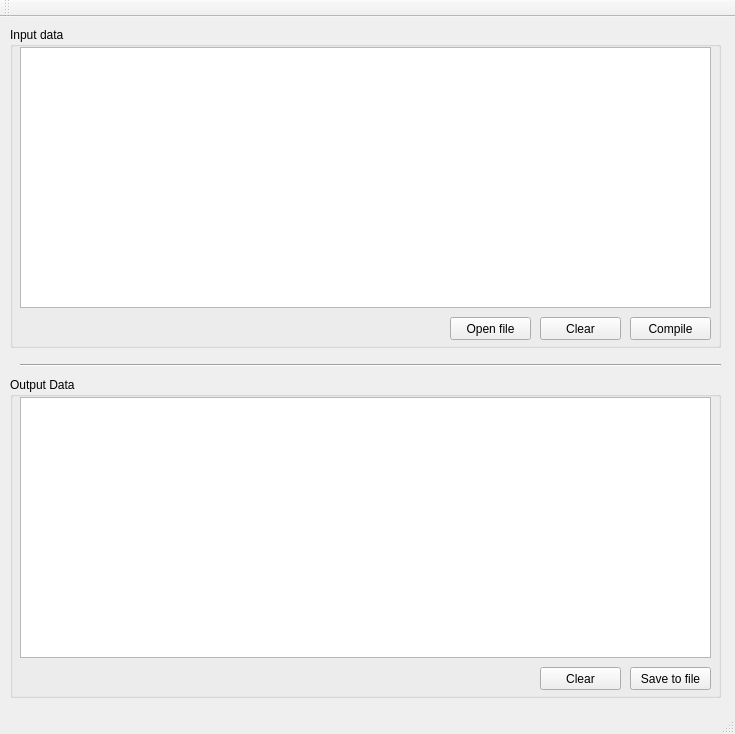
<?xml version="1.0" encoding="UTF-8"?>
<ui version="4.0">
 <class>MainWindow</class>
 <widget class="QMainWindow" name="MainWindow">
  <property name="geometry">
   <rect>
    <x>0</x>
    <y>0</y>
    <width>735</width>
    <height>734</height>
   </rect>
  </property>
  <property name="windowTitle">
   <string>MainWindow</string>
  </property>
  <widget class="QWidget" name="centralWidget">
   <widget class="QGroupBox" name="groupBox">
    <property name="geometry">
     <rect>
      <x>10</x>
      <y>10</y>
      <width>711</width>
      <height>321</height>
     </rect>
    </property>
    <property name="title">
     <string>Input data</string>
    </property>
    <widget class="QTextEdit" name="inputText">
     <property name="geometry">
      <rect>
       <x>10</x>
       <y>20</y>
       <width>691</width>
       <height>261</height>
      </rect>
     </property>
    </widget>
    <widget class="QPushButton" name="btnCompile">
     <property name="geometry">
      <rect>
       <x>620</x>
       <y>290</y>
       <width>81</width>
       <height>23</height>
      </rect>
     </property>
     <property name="text">
      <string>Compile</string>
     </property>
    </widget>
    <widget class="QPushButton" name="btnClear">
     <property name="geometry">
      <rect>
       <x>530</x>
       <y>290</y>
       <width>81</width>
       <height>23</height>
      </rect>
     </property>
     <property name="text">
      <string>Clear</string>
     </property>
    </widget>
    <widget class="QPushButton" name="btnOpenFile">
     <property name="geometry">
      <rect>
       <x>440</x>
       <y>290</y>
       <width>81</width>
       <height>23</height>
      </rect>
     </property>
     <property name="text">
      <string>Open file</string>
     </property>
    </widget>
   </widget>
   <widget class="QGroupBox" name="groupBox_2">
    <property name="geometry">
     <rect>
      <x>10</x>
      <y>360</y>
      <width>711</width>
      <height>321</height>
     </rect>
    </property>
    <property name="title">
     <string>Output Data</string>
    </property>
    <widget class="QPushButton" name="btnSave">
     <property name="geometry">
      <rect>
       <x>620</x>
       <y>290</y>
       <width>81</width>
       <height>23</height>
      </rect>
     </property>
     <property name="text">
      <string>Save to file</string>
     </property>
    </widget>
    <widget class="QTextEdit" name="outputText">
     <property name="geometry">
      <rect>
       <x>10</x>
       <y>20</y>
       <width>691</width>
       <height>261</height>
      </rect>
     </property>
     <property name="readOnly">
      <bool>true</bool>
     </property>
    </widget>
    <widget class="QPushButton" name="btnClear_2">
     <property name="geometry">
      <rect>
       <x>530</x>
       <y>290</y>
       <width>81</width>
       <height>23</height>
      </rect>
     </property>
     <property name="text">
      <string>Clear</string>
     </property>
    </widget>
   </widget>
   <widget class="Line" name="line">
    <property name="geometry">
     <rect>
      <x>20</x>
      <y>340</y>
      <width>701</width>
      <height>16</height>
     </rect>
    </property>
    <property name="orientation">
     <enum>Qt::Horizontal</enum>
    </property>
   </widget>
  </widget>
  <widget class="QMenuBar" name="menuBar">
   <property name="geometry">
    <rect>
     <x>0</x>
     <y>0</y>
     <width>735</width>
     <height>21</height>
    </rect>
   </property>
  </widget>
  <widget class="QToolBar" name="mainToolBar">
   <attribute name="toolBarArea">
    <enum>TopToolBarArea</enum>
   </attribute>
   <attribute name="toolBarBreak">
    <bool>false</bool>
   </attribute>
  </widget>
  <widget class="QStatusBar" name="statusBar"/>
 </widget>
 <layoutdefault spacing="6" margin="11"/>
 <resources/>
 <connections>
  <connection>
   <sender>btnClear</sender>
   <signal>clicked()</signal>
   <receiver>inputText</receiver>
   <slot>clear()</slot>
   <hints>
    <hint type="sourcelabel">
     <x>572</x>
     <y>333</y>
    </hint>
    <hint type="destinationlabel">
     <x>577</x>
     <y>252</y>
    </hint>
   </hints>
  </connection>
  <connection>
   <sender>btnClear_2</sender>
   <signal>clicked()</signal>
   <receiver>outputText</receiver>
   <slot>clear()</slot>
   <hints>
    <hint type="sourcelabel">
     <x>598</x>
     <y>689</y>
    </hint>
    <hint type="destinationlabel">
     <x>589</x>
     <y>656</y>
    </hint>
   </hints>
  </connection>
 </connections>
</ui>
